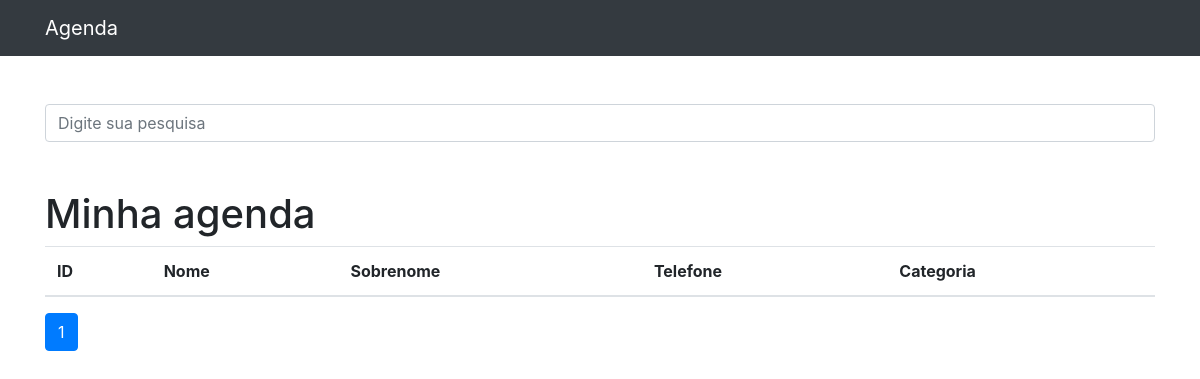
/, run on an earlier commit of the app's database.
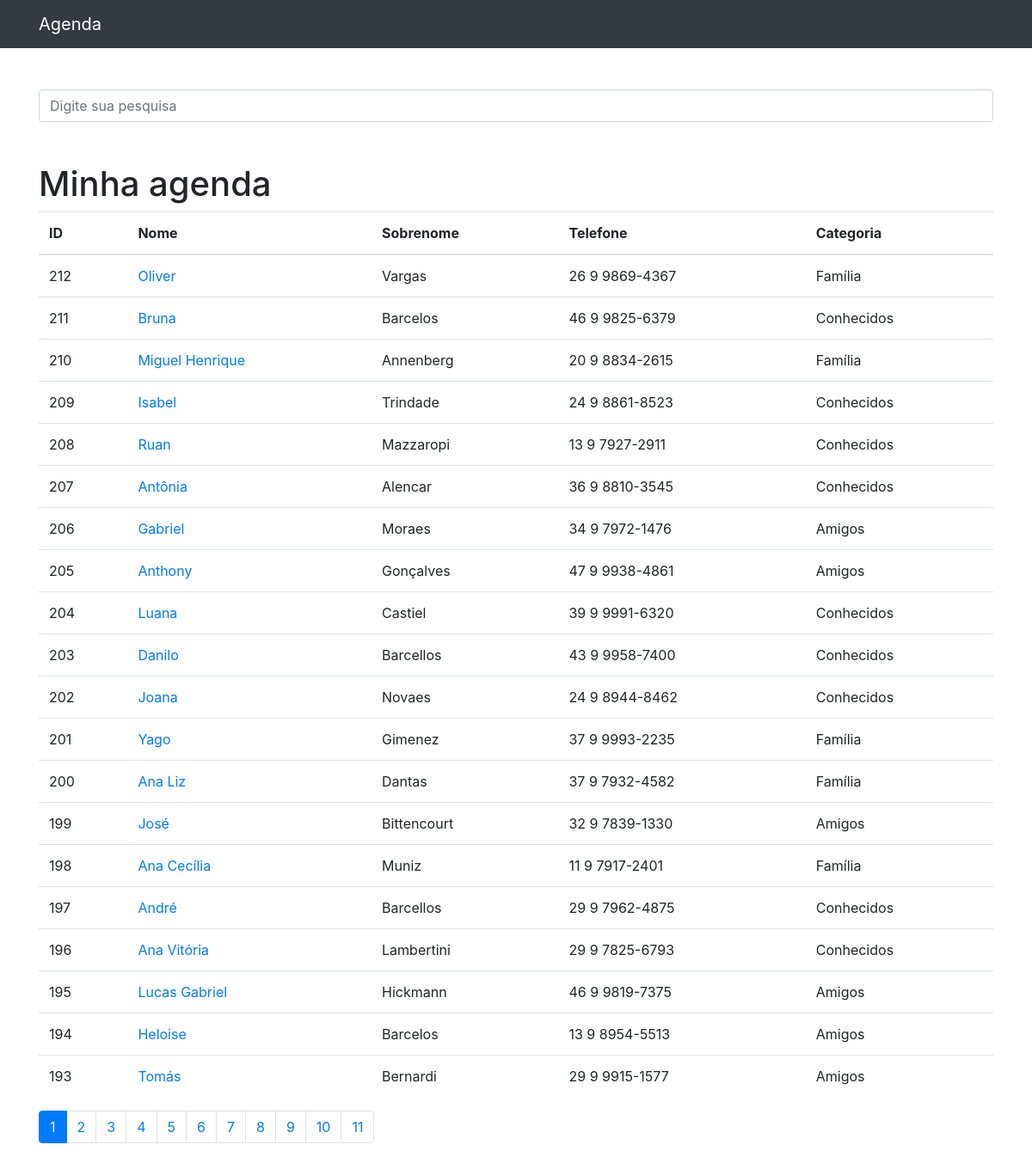
And on a later commit of the database.
### contatos/models.py (models this page shows, shortened)
class Contato(models.Model):
    nome = models.CharField(max_length=150)
    sobrenome = models.CharField(max_length=255, blank=True)
    telefone = models.CharField(max_length=255)
    email = models.CharField(max_length=255, blank=True)
    data_criacao = models.DateTimeField(default=timezone.now)
    descricao = models.TextField(blank=True)
    categoria = models.ForeignKey(Categoria, on_delete=models.DO_NOTHING)
    mostrar = models.BooleanField(default=True)
    foto = models.ImageField(blank=True, upload_to='fotos/%Y/%m/')

class Categoria(models.Model):
    nome = models.CharField(max_length=255)
    def __str__(self):
        return self.nome

### contatos/views.py (the view)
# urls.py: path('', views.index, name='index'),
def index(request):
    contatos = Contato.objects.order_by('-id').filter(
        mostrar=True
    )
    paginator = Paginator(contatos, 20)
    page = request.GET.get('p')
    contatos = paginator.get_page(page)
    return render(request, 'contatos/index.html', {
        'contatos': contatos
    })

### contatos/templates/contatos/index.html
{% extends 'base.html' %}
{%block conteudo%}
    <h1 class="mt-5">Minha agenda</h1>
    <table class="table">
      <thead>
        <tr>
          <th>ID</th>
          <th>Nome</th>
          <th>Sobrenome</th>
          <th>Telefone</th>
          <th>Categoria</th>
        </tr>
      </thead>
      <tbody>
        {% for contato in contatos %}
          <tr>
            <td>{{ contato.id }}</td>
            <td>
              <a href="{% url 'ver_contato' contato.id %}">{{ contato.nome }}</a>
            </td>
            <td>{{ contato.sobrenome }}</td>
            <td>{{ contato.telefone }}</td>
            <td>{{ contato.categoria }}</td>
          </tr>
        {% endfor %}
      </tbody>
    </table>
<nav aria-label="Page navigation example">
  <ul class="pagination">
    {% for pagina in contatos.paginator.page_range %}
      {% if contatos.number == pagina %}
        <li class="page-item active">
          <a class="page-link" href="?p={{ pagina }}&termo={{ request.GET.termo }}">{{pagina}}</a>
        </li>
      {% else %}
        <li class="page-item">
          <a class="page-link" href="?p={{ pagina }}&termo={{ request.GET.termo }}">{{pagina}}</a>
        </li>
      {% endif %}
    {% endfor %}
  </ul>
</nav>
{%endblock%}

### templates/base.html (shortened to what this page needs)
{% load static %}
<!DOCTYPE html>
<html lang="pt">
<head >
  {% include 'parciais/_head.html' %}
</head>
<body>
  {% include 'parciais/_nav.html' %}
  <div class="container">
    <div class="row">
      <div class="col-lg-12">
        {% if 'accounts' not in request.path %}
        <br><br>
        <form method="get" action="{% url 'busca' %}">
          <div class="form-group row">
            <div class="col-12">
              <input class="form-control"
                     type="search" value="{{ request.GET.termo }}"
                     id="search-input"
                     placeholder="Digite sua pesquisa"
                     name="termo">
            </div>
          </div>
        </form>
        {% endif %}
        {%block conteudo%} {%endblock%}
      </div>
    </div>
  </div>
</body>
</html>

### templates/parciais/_head.html (shortened to what this page needs)
{% load static %}
<link href="{% static 'vendor/bootstrap/css/bootstrap.min.css'%}" rel="stylesheet">

### templates/parciais/_nav.html (shortened to what this page needs)
  <nav class="navbar navbar-expand-lg navbar-dark bg-dark static-top">
    <div class="container">
      <a class="navbar-brand" href="{% url 'index' %}">Agenda</a>
    </div>
  </nav>

What changed in the data, as far as the page shows it:
added Contato: id "212", nome "Oliver", sobrenome "Vargas", telefone "26 9 9869-4367", categoria "Família"
added Contato: id "211", nome "Bruna", sobrenome "Barcelos", telefone "46 9 9825-6379", categoria "Conhecidos"
added Contato: id "210", nome "Miguel Henrique", sobrenome "Annenberg", telefone "20 9 8834-2615", categoria "Família"
added Contato: id "209", nome "Isabel", sobrenome "Trindade", telefone "24 9 8861-8523", categoria "Conhecidos"
added Contato: id "208", nome "Ruan", sobrenome "Mazzaropi", telefone "13 9 7927-2911", categoria "Conhecidos"
added Contato: id "207", nome "Antônia", sobrenome "Alencar", telefone "36 9 8810-3545", categoria "Conhecidos"
added Contato: id "206", nome "Gabriel", sobrenome "Moraes", telefone "34 9 7972-1476", categoria "Amigos"
added Contato: id "205", nome "Anthony", sobrenome "Gonçalves", telefone "47 9 9938-4861", categoria "Amigos"
added Contato: id "204", nome "Luana", sobrenome "Castiel", telefone "39 9 9991-6320", categoria "Conhecidos"
added Contato: id "203", nome "Danilo", sobrenome "Barcellos", telefone "43 9 9958-7400", categoria "Conhecidos"
added Contato: id "202", nome "Joana", sobrenome "Novaes", telefone "24 9 8944-8462", categoria "Conhecidos"
added Contato: id "201", nome "Yago", sobrenome "Gimenez", telefone "37 9 9993-2235", categoria "Família"
added Contato: id "200", nome "Ana Liz", sobrenome "Dantas", telefone "37 9 7932-4582", categoria "Família"
added Contato: id "199", nome "José", sobrenome "Bittencourt", telefone "32 9 7839-1330", categoria "Amigos"
added Contato: id "198", nome "Ana Cecília", sobrenome "Muniz", telefone "11 9 7917-2401", categoria "Família"
added Contato: id "197", nome "André", sobrenome "Barcellos", telefone "29 9 7962-4875", categoria "Conhecidos"
added Contato: id "196", nome "Ana Vitória", sobrenome "Lambertini", telefone "29 9 7825-6793", categoria "Conhecidos"
added Contato: id "195", nome "Lucas Gabriel", sobrenome "Hickmann", telefone "46 9 9819-7375", categoria "Amigos"
added Contato: id "194", nome "Heloise", sobrenome "Barcelos", telefone "13 9 8954-5513", categoria "Amigos"
added Contato: id "193", nome "Tomás", sobrenome "Bernardi", telefone "29 9 9915-1577", categoria "Amigos"
Also different on the page:
new list line: "2"
new list line: "3"
new list line: "4"
new list line: "5"
new list line: "6"
new list line: "7"
new list line: "8"
new list line: "9"
new list line: "10"
new list line: "11"
